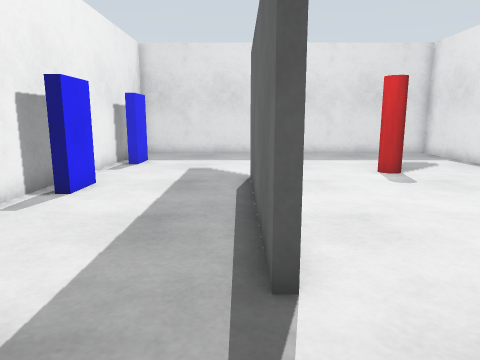
[1] (above)

12 first-person views from a walk through a robot-simulator world made for Gazebo. The camera is 0.95 m above the floor, tilts 10° down and sees 70° across. The floor is counted in squares, 0.5 m on a side. Each view is taken from the middle of a square. On the plan, view 1 faces up. The plan holds only what a view shows up to about 18 squares ahead; the rest is blank. The place goes on beyond the plan. Some stock models are drawn as simple stand-ins.

[2]
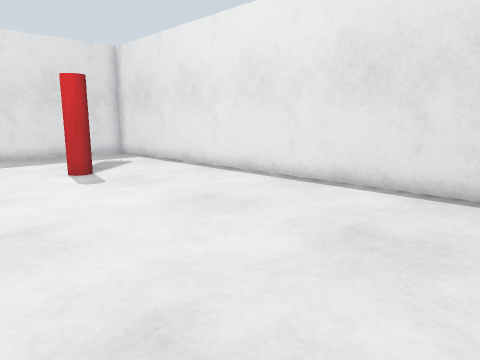

[3]
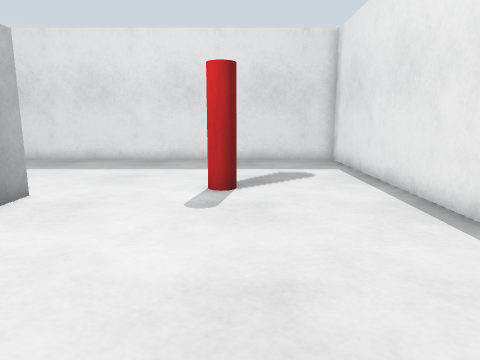

[4]
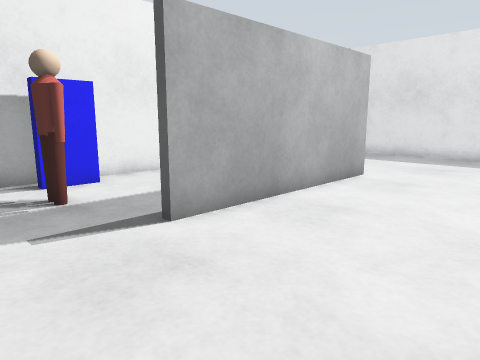

[5]
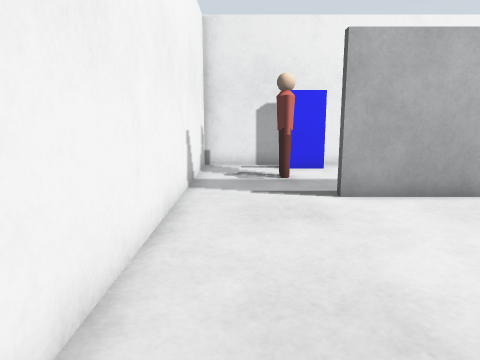

[6]
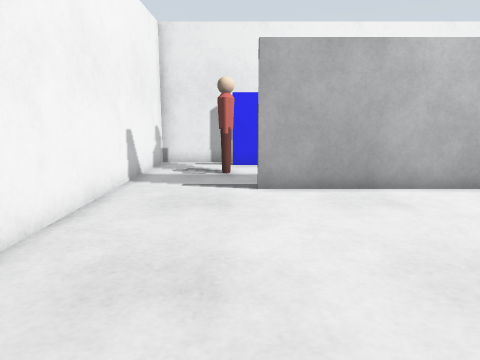

[7]
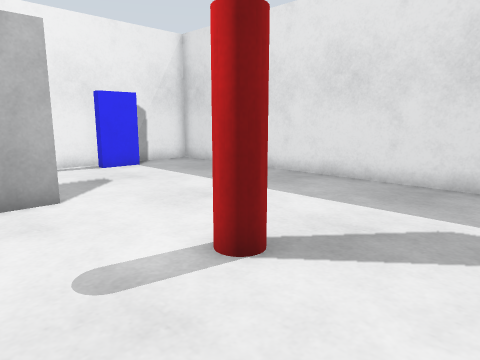

[8]
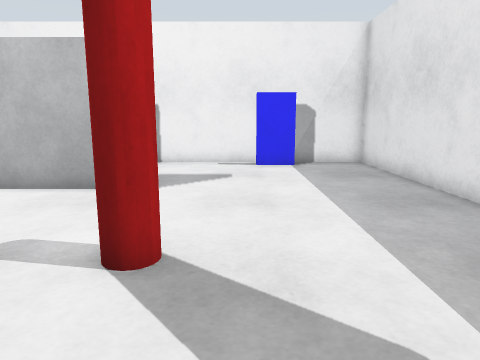

[9]
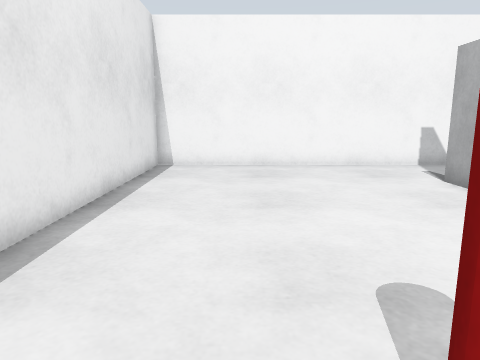

[10]
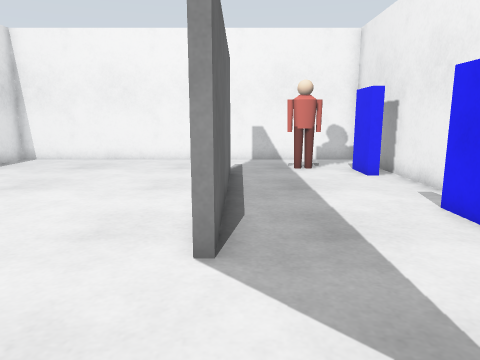

[11]
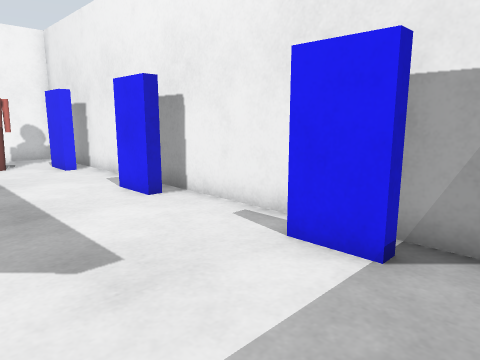

[12]
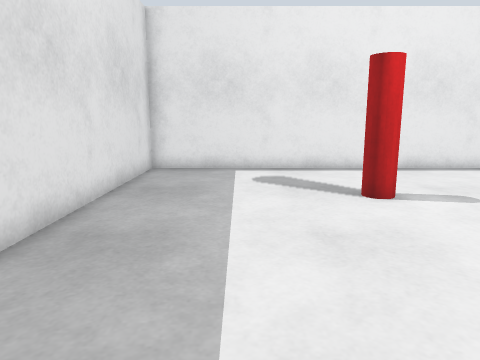

### Floor plan
Points are (right, up) in squares from view 1. A wall is a line through its corners. A room is listed if a view was taken in it or the views show most of it. See-through windows are left out.
Room 1 (views 1, 2, 3, 4, 5, 6, 7, 8, 9, 10, 11, 12)
walls: (0.7, 11.5) (0.7, 3.5) (0.4, 3.5) (0.4, 11.5) (0.7, 11.5); (-4.9, 10.3) (-4.4, 10.3) (-4.4, 8.7) (-4.9, 8.7); (-4.9, 4.3) (-4.4, 4.3) (-4.4, 2.7) (-4.9, 2.7); (-4.9, 16.3) (-4.4, 16.3) (-4.4, 14.7) (-4.9, 14.7); (10.5, 19.5) (-5.5, 19.5) (-5.5, -0.5) (10.5, -0.5) (10.5, 19.5)
objects: person (-3, 2) to (-2, 3); red pole (5, 12) to (6, 13)

Where each view was taken, in squares from view 1:
view 1: 0 up, 0 right, facing up
view 2: 0 up, 1 right, facing up-right
view 3: 3 up, 6 right, facing up
view 4: 0 up, 6 right, facing up-left
view 5: 1 up, 9 right, facing left
view 6: 3 up, 10 right, facing left
view 7: 9 up, 9 right, facing up-left
view 8: 14 up, 10 right, facing left
view 9: 14 up, 7 right, facing down
view 10: 16 up, 0 right, facing down
view 11: 18 up, 0 right, facing down-left
view 12: 16 up, 3 left, facing right
